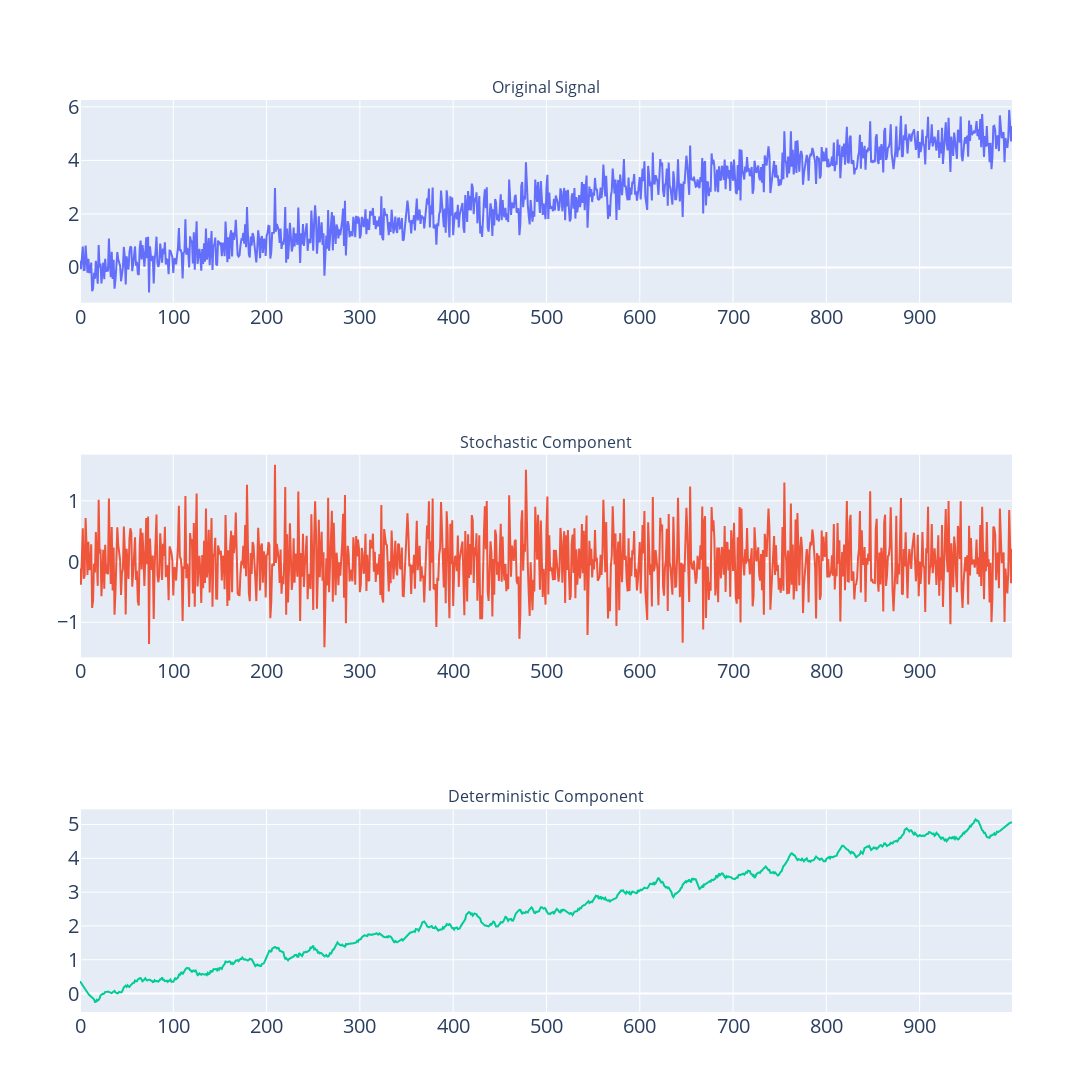

Notebook code cell kept with this figure:
### Markdown cell above
### Savitzky-Golay filter

### Code cell
stochastic_component, deterministic_component = smooth_signal.sav_gol_wrapper(time_series, t, window_width = 30, window_polynomial = 3, plot_components = True)

### Figure 1 — Plotly figure (JSON) as saved in the notebook; plotly's stock layout.template omitted (floating-point values rounded to 4 significant figures; data arrays with more than 128 entries replaced by an {"elided": "..."} marker saying what was removed)
{"data": [{"mode": "lines", "name": "Original Signal", "type": "scatter", "x": {"elided": "1000 int values"}, "xaxis": "x", "y": {"elided": "1000 float values"}, "yaxis": "y"}, {"mode": "lines", "name": "Stochastic Component", "type": "scatter", "x": {"elided": "1000 int values"}, "xaxis": "x2", "y": {"elided": "1000 float values"}, "yaxis": "y2"}, {"mode": "lines", "name": "Deterministic Component", "type": "scatter", "x": {"elided": "1000 int values"}, "xaxis": "x3", "y": {"elided": "1000 float values"}, "yaxis": "y3"}], "layout": {"annotations": [{"font": {"size": 16}, "showarrow": false, "text": "Original Signal", "x": 0.5, "xanchor": "center", "xref": "paper", "y": 1, "yanchor": "bottom", "yref": "paper"}, {"font": {"size": 16}, "showarrow": false, "text": "Stochastic Component", "x": 0.5, "xanchor": "center", "xref": "paper", "y": 0.6111, "yanchor": "bottom", "yref": "paper"}, {"font": {"size": 16}, "showarrow": false, "text": "Deterministic Component", "x": 0.5, "xanchor": "center", "xref": "paper", "y": 0.2222, "yanchor": "bottom", "yref": "paper"}], "font": {"size": 20}, "height": 1200, "showlegend": false, "width": 2000, "xaxis": {"anchor": "y", "domain": [0, 1]}, "xaxis2": {"anchor": "y2", "domain": [0, 1]}, "xaxis3": {"anchor": "y3", "domain": [0, 1]}, "yaxis": {"anchor": "x", "domain": [0.7778, 1]}, "yaxis2": {"anchor": "x2", "domain": [0.3889, 0.6111]}, "yaxis3": {"anchor": "x3", "domain": [0, 0.2222]}}}
